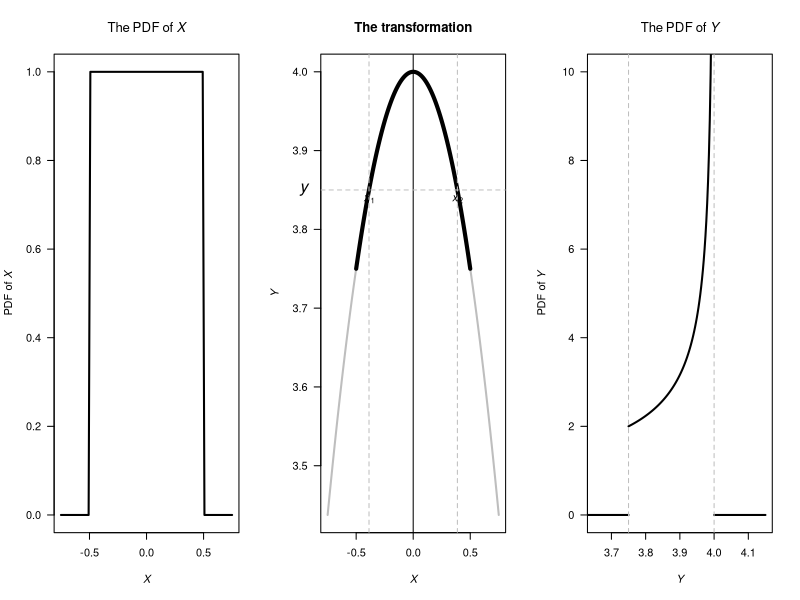
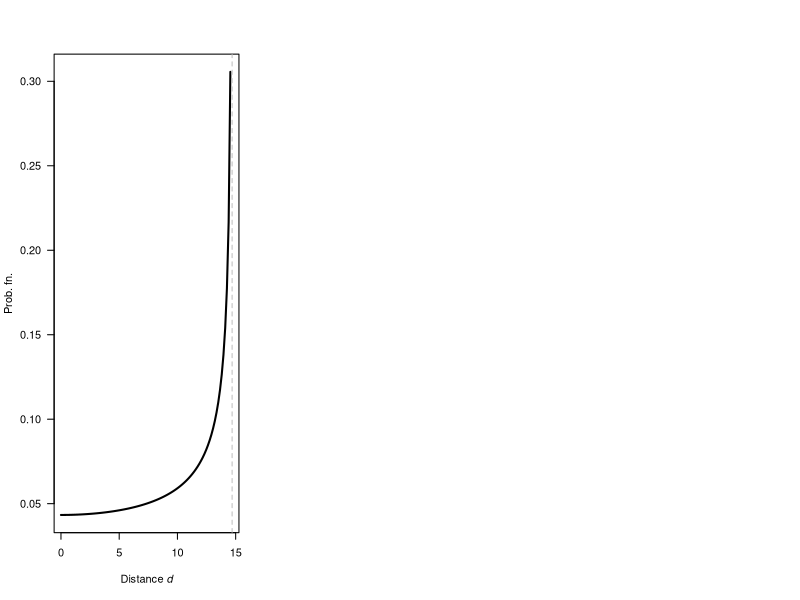

R code for these plots, in order:
## ---- chunk 1
JDTable <- array( dim = c(2, 4))

colnames(JDTable) <- c("",
                       "$Y_1 = 1$",
                       "$Y_1 = 2$",
                       "$Y_1 = 3$")
JDTable[1, ] <- c("$Y_2 = 0$",
                  "0",
                  "2/6",
                  "0")
JDTable[2, ] <- c("$Y_2 = 1$",
                  "0",
                  "1/6",
                  "3/6")
if (knitr::is_latex_output()) {
  kable(JDTable,
    format = "latex",
    escape = FALSE,
    caption = "The joint distribution of $Y_1$ and $Y_2$",
    booktabs = TRUE) %>%
  kable_styling(font_size = 10) %>%
  row_spec(0, bold = TRUE) 
}
if (knitr::is_html_output()){
  kable(JDTable,
    caption = "The joint distribution of $Y_1$ and $Y_2$",
    format = "html",
    booktabs = TRUE) %>%
  kable_styling(font_size = 10) %>%
  row_spec(0, bold = TRUE) 
}
## ---- chunk 2
par( mfrow = c(1, 3))

xwide <- seq(-0.75, 0.75,
             length = 100)
x <- seq( -0.5, 0.5,
          length = 100)
y <- dunif(xwide, 
           min = -0.5,
           max = 0.5)
plot( y ~ xwide,
      lwd = 2,
      las = 1,
      type = "l",
      main = expression(The~PDF~"of"~italic(X)),
      xlab = expression(italic(X)),
      ylab = expression(PDF~"of"~italic(X)) )


###

Y <- (4 - x^2)
Ywide <- (4 - xwide^2)

plot(Ywide ~ xwide,
     main = "The transformation",
     las = 1,
     lwd = 2,
     type = "l",
     col = "grey",
     xlab = expression(italic(X)),
     ylab = expression(italic(Y)))
lines(Y ~ x,
      lwd = 4 ,
      col = "black")

abline(v = 0)

yht <- 3.85
x1 <- -sqrt(4 - yht)
x2 <- sqrt(4 - yht)
abline( h = yht,
        col = "grey",
        lty = 2)
abline( v = x1,
        col = "grey",
        lty = 2)
abline( v = x2,
        col = "grey",
        lty = 2)

text(x = x1,
     y = yht,
     pos = 1,
     labels = expression(italic(x)[1]) )
text(x = x2,
     pos = 1,
     y = yht,
     labels = expression(italic(x)[2]) )
mtext(expression(italic(y)),
      at = yht,
      line = 1,
      side = 2,
      las = 1)
##
y <- seq(3.75, 4,
         length = 100)
PDFy <- 1 / sqrt(4 - y)

plot( PDFy ~ y,
      lwd = 2,
      las = 1,
      type = "l",
      ylim = c(0, 10),
      xlim = c(3.65, 4.15),
      main = expression(The~PDF~"of"~italic(Y)),
      xlab = expression(italic(Y)),
      ylab = expression(PDF~"of"~italic(Y)) )
lines( x = c(3.5, 3.75),
       y = c(0, 0),
       lwd = 2)
lines( x = c(4, 4.15),
       y = c(0, 0),
       lwd = 2)
abline( v = c(3.75, 4),
        lty = 2,
        col = "grey")
## ---- chunk 3
g <- 9.8
v <- 12
dvec <- seq(0, v^2/g,
            length = 100)
pdf <- ( 2 * g / pi ) / sqrt(v^4 - dvec^2 * g^2)

plot(pdf ~ dvec,
     type = "l",
     las = 1,
     lwd = 2,
     xlab = expression(Distance~italic(d)),
     ylab = "Prob. fn.")
abline(v = v^2/g,
       col = "grey",
       lty = 2)
## ---- chunk 4
(1 - plnorm(2, meanlog=2, sdlog=2)) / 
  (1 - plnorm(1, meanlog=2, sdlog=2))
